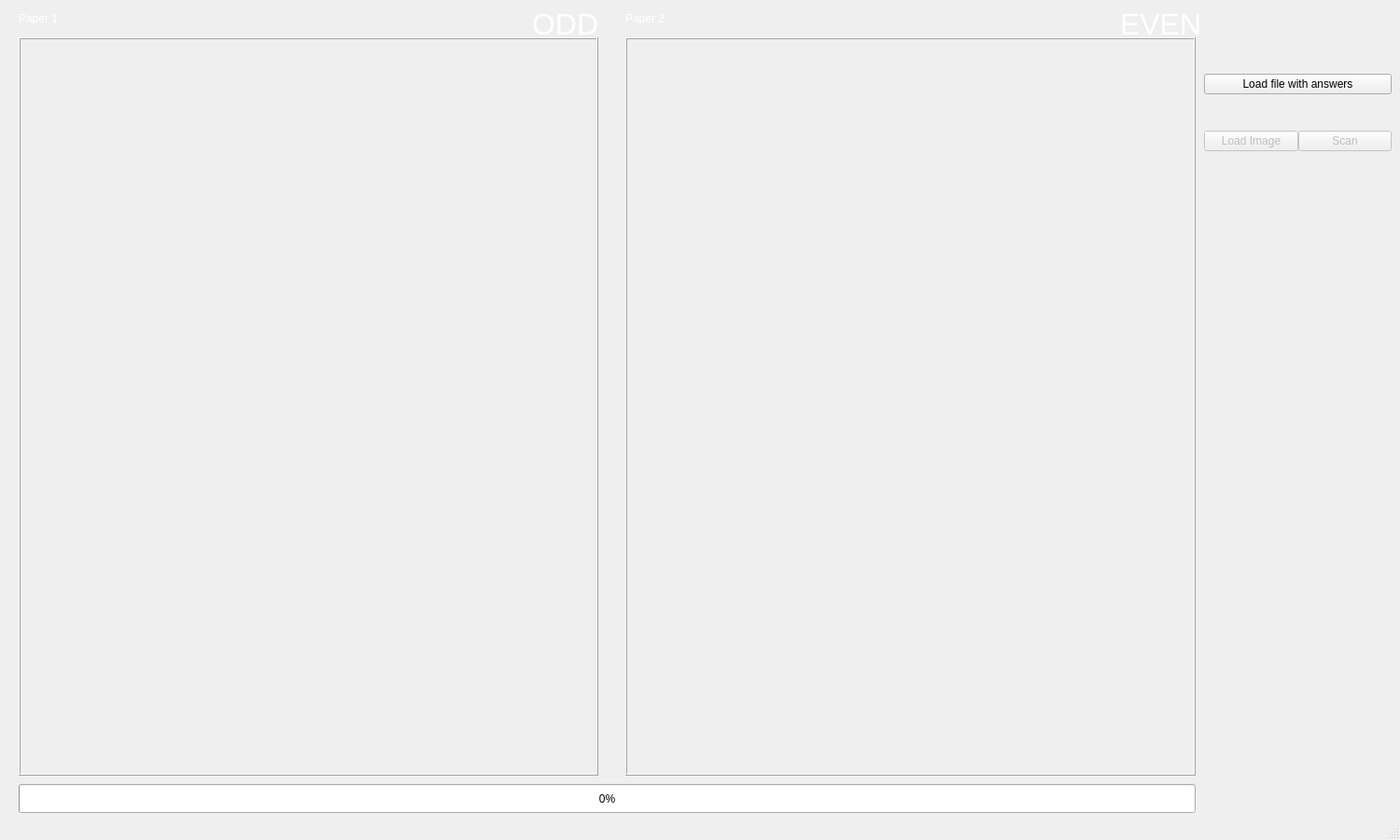
<?xml version="1.0" encoding="UTF-8"?>
<ui version="4.0">
 <class>MainWindow</class>
 <widget class="QMainWindow" name="MainWindow">
  <property name="enabled">
   <bool>true</bool>
  </property>
  <property name="geometry">
   <rect>
    <x>0</x>
    <y>0</y>
    <width>1500</width>
    <height>900</height>
   </rect>
  </property>
  <property name="maximumSize">
   <size>
    <width>1500</width>
    <height>900</height>
   </size>
  </property>
  <property name="windowTitle">
   <string>MainWindow</string>
  </property>
  <property name="windowIcon">
   <iconset>
    <selectedon>212567.png</selectedon>
   </iconset>
  </property>
  <widget class="QWidget" name="centralwidget">
   <widget class="QWidget" name="horizontalLayoutWidget">
    <property name="geometry">
     <rect>
      <x>1290</x>
      <y>40</y>
      <width>201</width>
      <height>161</height>
     </rect>
    </property>
    <layout class="QHBoxLayout" name="horizontalLayout">
     <property name="spacing">
      <number>0</number>
     </property>
     <item>
      <layout class="QVBoxLayout" name="verticalLayout">
       <item>
        <layout class="QHBoxLayout" name="horizontalLayout_5">
         <property name="spacing">
          <number>0</number>
         </property>
         <property name="leftMargin">
          <number>0</number>
         </property>
         <item>
          <widget class="QPushButton" name="loadFileWithAnswersBtn">
           <property name="text">
            <string>Load file with answers</string>
           </property>
           <property name="icon">
            <iconset theme="loadAnswersFileIcon.png">
             <normaloff>.</normaloff>.</iconset>
           </property>
          </widget>
         </item>
        </layout>
       </item>
       <item>
        <layout class="QHBoxLayout" name="horizontalLayout_4">
         <item>
          <widget class="QPushButton" name="loadImageBtn">
           <property name="enabled">
            <bool>false</bool>
           </property>
           <property name="text">
            <string>Load Image</string>
           </property>
          </widget>
         </item>
         <item>
          <widget class="QPushButton" name="scanBtn">
           <property name="enabled">
            <bool>false</bool>
           </property>
           <property name="text">
            <string>Scan</string>
           </property>
          </widget>
         </item>
        </layout>
       </item>
      </layout>
     </item>
    </layout>
   </widget>
   <widget class="QWidget" name="horizontalLayoutWidget_2">
    <property name="geometry">
     <rect>
      <x>20</x>
      <y>40</y>
      <width>621</width>
      <height>791</height>
     </rect>
    </property>
    <layout class="QHBoxLayout" name="horizontalLayout_2">
     <property name="spacing">
      <number>0</number>
     </property>
     <item>
      <widget class="QLabel" name="imgLabel">
       <property name="frameShape">
        <enum>QFrame::Box</enum>
       </property>
       <property name="frameShadow">
        <enum>QFrame::Raised</enum>
       </property>
       <property name="text">
        <string/>
       </property>
      </widget>
     </item>
    </layout>
   </widget>
   <widget class="QWidget" name="horizontalLayoutWidget_3">
    <property name="geometry">
     <rect>
      <x>670</x>
      <y>40</y>
      <width>611</width>
      <height>791</height>
     </rect>
    </property>
    <layout class="QHBoxLayout" name="horizontalLayout_3">
     <item>
      <widget class="QLabel" name="img2Label2">
       <property name="frameShape">
        <enum>QFrame::Box</enum>
       </property>
       <property name="frameShadow">
        <enum>QFrame::Raised</enum>
       </property>
       <property name="text">
        <string/>
       </property>
      </widget>
     </item>
    </layout>
   </widget>
   <widget class="QProgressBar" name="pbar">
    <property name="geometry">
     <rect>
      <x>20</x>
      <y>840</y>
      <width>1261</width>
      <height>31</height>
     </rect>
    </property>
    <property name="value">
     <number>0</number>
    </property>
   </widget>
   <widget class="QLabel" name="labelPaper1">
    <property name="geometry">
     <rect>
      <x>20</x>
      <y>10</y>
      <width>63</width>
      <height>20</height>
     </rect>
    </property>
    <property name="styleSheet">
     <string notr="true">color: #fff</string>
    </property>
    <property name="frameShadow">
     <enum>QFrame::Plain</enum>
    </property>
    <property name="text">
     <string>Paper 1</string>
    </property>
   </widget>
   <widget class="QLabel" name="labelPaper2">
    <property name="geometry">
     <rect>
      <x>670</x>
      <y>10</y>
      <width>63</width>
      <height>20</height>
     </rect>
    </property>
    <property name="styleSheet">
     <string notr="true">color:#fff</string>
    </property>
    <property name="text">
     <string>Paper 2</string>
    </property>
   </widget>
   <widget class="QLabel" name="background_image">
    <property name="geometry">
     <rect>
      <x>-8</x>
      <y>-1</y>
      <width>1511</width>
      <height>871</height>
     </rect>
    </property>
    <property name="text">
     <string/>
    </property>
   </widget>
   <widget class="QLabel" name="labelPaper1_2">
    <property name="geometry">
     <rect>
      <x>570</x>
      <y>10</y>
      <width>111</width>
      <height>31</height>
     </rect>
    </property>
    <property name="font">
     <font>
      <pointsize>24</pointsize>
     </font>
    </property>
    <property name="styleSheet">
     <string notr="true">color: #fff</string>
    </property>
    <property name="frameShadow">
     <enum>QFrame::Plain</enum>
    </property>
    <property name="text">
     <string>ODD</string>
    </property>
   </widget>
   <widget class="QLabel" name="labelPaper1_3">
    <property name="geometry">
     <rect>
      <x>1200</x>
      <y>10</y>
      <width>111</width>
      <height>31</height>
     </rect>
    </property>
    <property name="font">
     <font>
      <pointsize>24</pointsize>
     </font>
    </property>
    <property name="styleSheet">
     <string notr="true">color: #fff</string>
    </property>
    <property name="frameShadow">
     <enum>QFrame::Plain</enum>
    </property>
    <property name="text">
     <string>EVEN</string>
    </property>
   </widget>
   <zorder>background_image</zorder>
   <zorder>horizontalLayoutWidget</zorder>
   <zorder>horizontalLayoutWidget_2</zorder>
   <zorder>horizontalLayoutWidget_3</zorder>
   <zorder>pbar</zorder>
   <zorder>labelPaper1</zorder>
   <zorder>labelPaper2</zorder>
   <zorder>labelPaper1_2</zorder>
   <zorder>labelPaper1_3</zorder>
  </widget>
  <widget class="QMenuBar" name="menubar">
   <property name="geometry">
    <rect>
     <x>0</x>
     <y>0</y>
     <width>1500</width>
     <height>28</height>
    </rect>
   </property>
  </widget>
  <widget class="QStatusBar" name="statusbar"/>
 </widget>
 <resources/>
 <connections/>
</ui>
